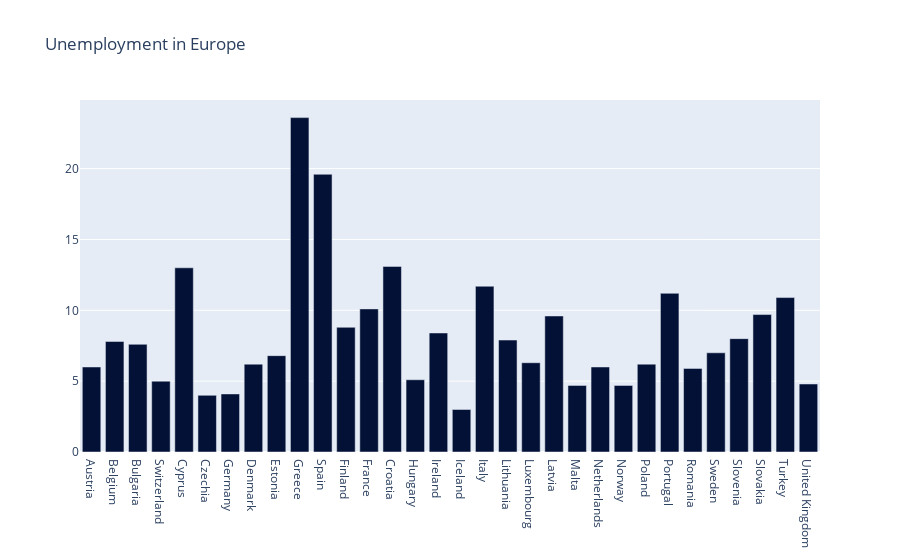

The notebook cell this image was saved under:
### Code cell
trace = [go.Bar(
             x = unemployment['country'],
             y = unemployment['unemp_rate'],
             name = 'Unemployment',
             marker = dict(color = 'rgb(4, 17, 54)'),
)]
layout = go.Layout(title = 'Unemployment in Europe')
fig = go.Figure(data = trace, layout = layout)
iplot(fig)

### Figure 1 — Plotly figure (JSON) as saved in the notebook; plotly's stock layout.template omitted (floating-point values rounded to 4 significant figures)
{"data": [{"marker": {"color": "rgb(4, 17, 54)"}, "name": "Unemployment", "type": "bar", "x": ["Austria", "Belgium", "Bulgaria", "Switzerland", "Cyprus", "Czechia", "Germany", "Denmark", "Estonia", "Greece", "Spain", "Finland", "France", "Croatia", "Hungary", "Ireland", "Iceland", "Italy", "Lithuania", "Luxembourg", "Latvia", "Malta", "Netherlands", "Norway", "Poland", "Portugal", "Romania", "Sweden", "Slovenia", "Slovakia", "Turkey", "United Kingdom"], "y": [6, 7.8, 7.6, 5, 13, 4, 4.1, 6.2, 6.8, 23.6, 19.6, 8.8, 10.1, 13.1, 5.1, 8.4, 3, 11.7, 7.9, 6.3, 9.6, 4.7, 6, 4.7, 6.2, 11.2, 5.9, 7, 8, 9.7, 10.9, 4.8]}], "layout": {"title": {"text": "Unemployment in Europe"}}}
